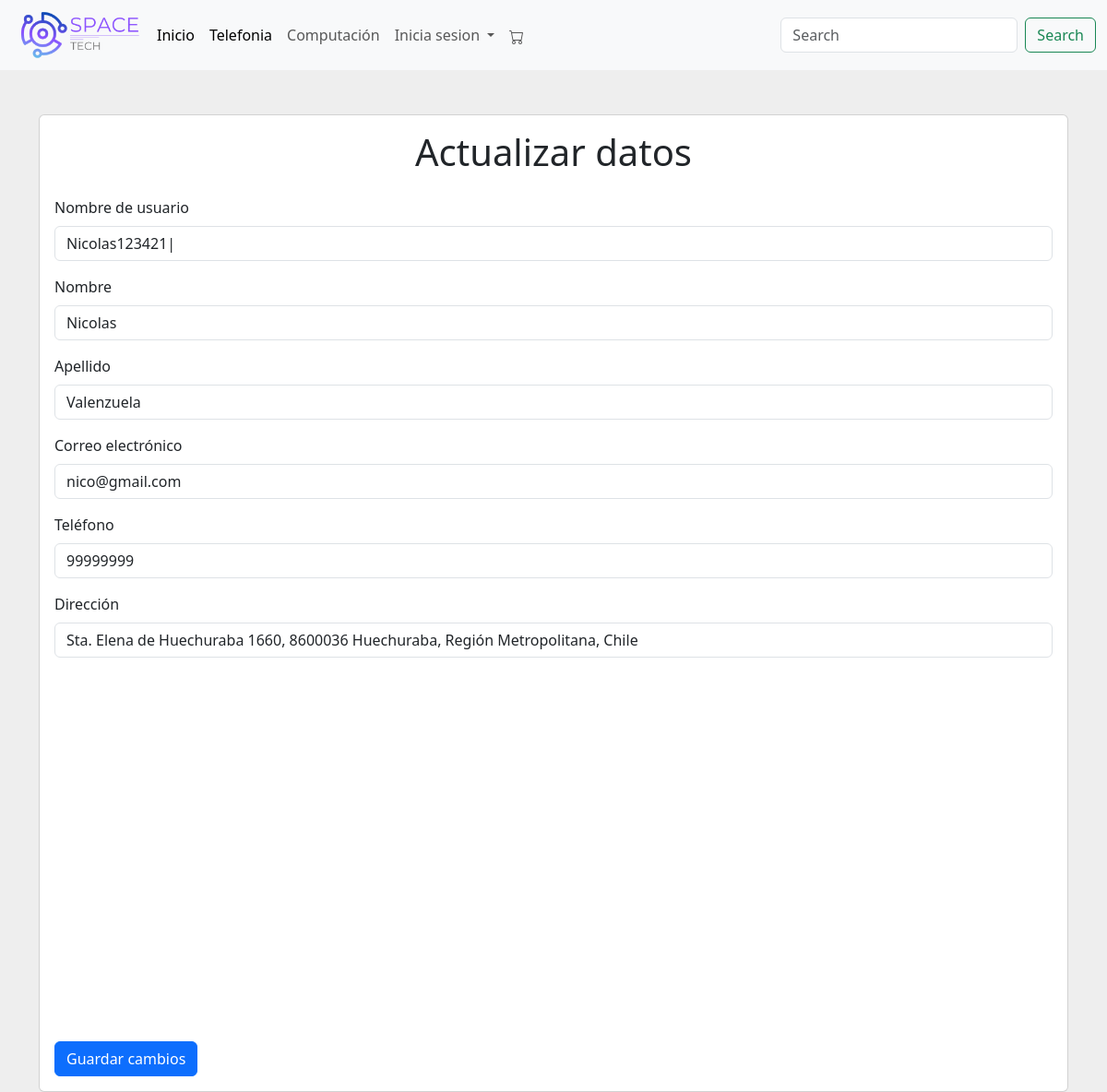
The app's page /update-profile/ (signed in) with its own data.
### menu/models.py (models this page shows, shortened)
class Usuario(models.Model):
    nombre_usuario = models.CharField(max_length=30)
    nombre = models.CharField(max_length=30)
    apellido = models.CharField(max_length=30)
    email = models.EmailField(unique=True)
    tfno = models.CharField(max_length=8, verbose_name="Telefono")
    clave = models.CharField(max_length=30)
    confirmar_clave = models.CharField(max_length=30)
    direccion = models.CharField(max_length=255, verbose_name="Dirección", null=True, blank=True)
    groups = models.ManyToManyField(Group, related_name='usuarios', blank=True)

### menu/views.py (the view)
# urls.py: path('update-profile/', views.update_profile_view, name='update_profile'),
def update_profile_view(request):
    usuario = Usuario.objects.get(email=request.user.email)
    email_original = request.user.email  # Correo electrónico original del usuario
    if request.method == 'POST':
        form = Usuario2Form(request.POST, instance=usuario)
        if form.is_valid():
            nuevo_email = form.cleaned_data['email']
            if email_original != nuevo_email:
                email_changed = True
                logout(request)  # Cerrar sesión automáticamente si el email cambia
            else:
                email_changed = False
            form.save()
            return redirect('profile')
    else:
        form = Usuario2Form(instance=usuario)
        email_changed = False
    return render(request, 'update_profile.html', {'form': form, 'email_changed': email_changed})

### menu/forms.py
class Usuario2Form(forms.ModelForm):
    grupo = forms.ModelChoiceField(queryset=Group.objects.all(), required=False, label="Grupo")
    class Meta:
        model = Usuario
        fields = [
            'nombre_usuario',
            'nombre',
            'apellido',
            'email',
            'tfno',
            'direccion'
        ]

### menu/context_processors.py (called while the page is built)
def carrito_items_count(request):
    if request.user.is_authenticated:
        try:
            carrito = Carrito.objects.get(usuario=request.user)
            count = CarritoItem.objects.filter(carrito=carrito).count()
        except Carrito.DoesNotExist:
            count = 0
    else:
        count = 0
    return {
        'carrito_items_count': count
    }

### menu/templates/update_profile.html (shortened to what this page needs)
<!DOCTYPE html>
<html lang="en">
    {% load static %}
<head>
    <link href="https://cdn.jsdelivr.net/npm/bootstrap@5.3.3/dist/css/bootstrap.min.css" rel="stylesheet">
</head>
<body>
    {% include "plantilla/menu.html" %}
    <div class="container mt-5">
        <div class="card">
            <div class="card-body">
                <h1 class="card-title text-center mb-4">Actualizar datos</h1>
                <form method="POST">
                    <div class="mb-3">
                        <label for="nombre_usuario" class="form-label">Nombre de usuario</label>
                        <input type="text" class="form-control" id="nombre_usuario" name="nombre_usuario" value="{{ form.nombre_usuario.value }}">
                    </div>
                    <div class="mb-3">
                        <label for="nombre" class="form-label">Nombre</label>
                        <input type="text" class="form-control" id="nombre" name="nombre" value="{{ form.nombre.value }}">
                    </div>
                    <div class="mb-3">
                        <label for="apellido" class="form-label">Apellido</label>
                        <input type="text" class="form-control" id="apellido" name="apellido" value="{{ form.apellido.value }}">
                    </div>
                    <div class="mb-3">
                        <label for="email" class="form-label">Correo electrónico</label>
                        <input type="email" class="form-control" id="email" name="email" value="{{ form.email.value }}" onfocus="mostrarMensaje()">
                    </div>
                    <div class="mb-3">
                        <label for="tfno" class="form-label">Teléfono</label>
                        <input type="text" class="form-control" id="tfno" name="tfno" value="{{ form.tfno.value }}">
                    </div>
                    <div class="mb-3">
                        <label for="direccion" class="form-label">Dirección</label>
                        <input type="text" class="form-control" id="autocomplete" name="direccion" value="{{ form.direccion.value }}">
                    </div>
                    <div id="map" style="height: 400px; width: 100%;"></div>
                    <button type="submit" class="btn btn-primary">Guardar cambios</button>
                </form>
            </div>
        </div>
    </div>
</body>
</html>

### records on screen
Usuario: nombre_usuario "Nicolas123421|", nombre "Nicolas", apellido "Valenzuela", email "nico@gmail.com", tfno "99999999", direccion "Sta. Elena de Huechuraba 1660, 8600036 Huechuraba, Región Metropolitana, Chile"
